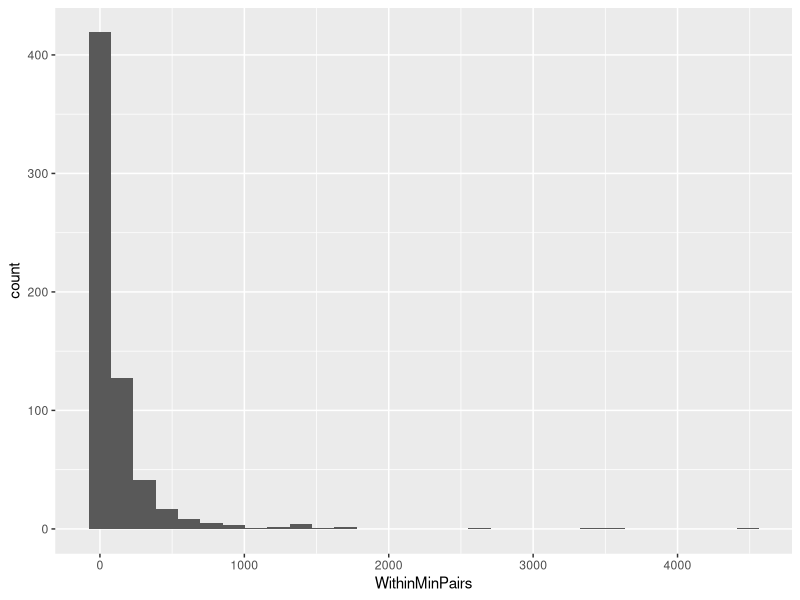
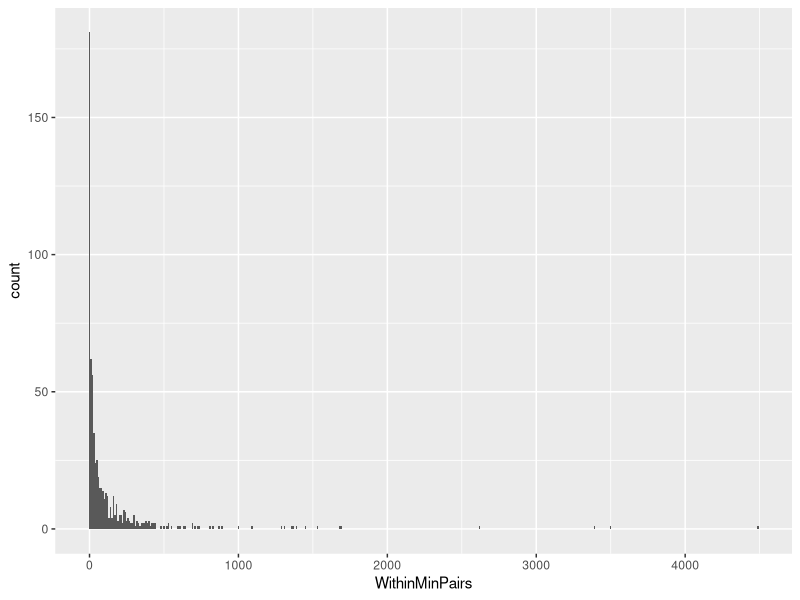
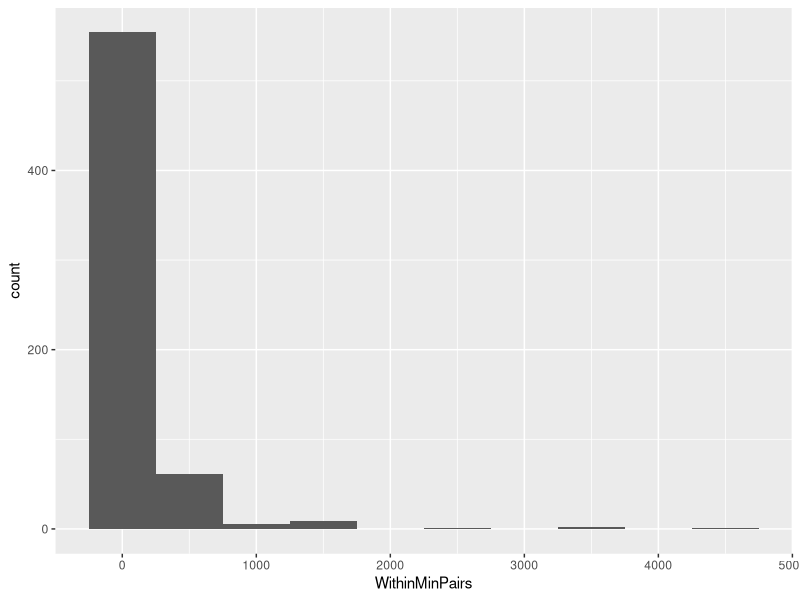
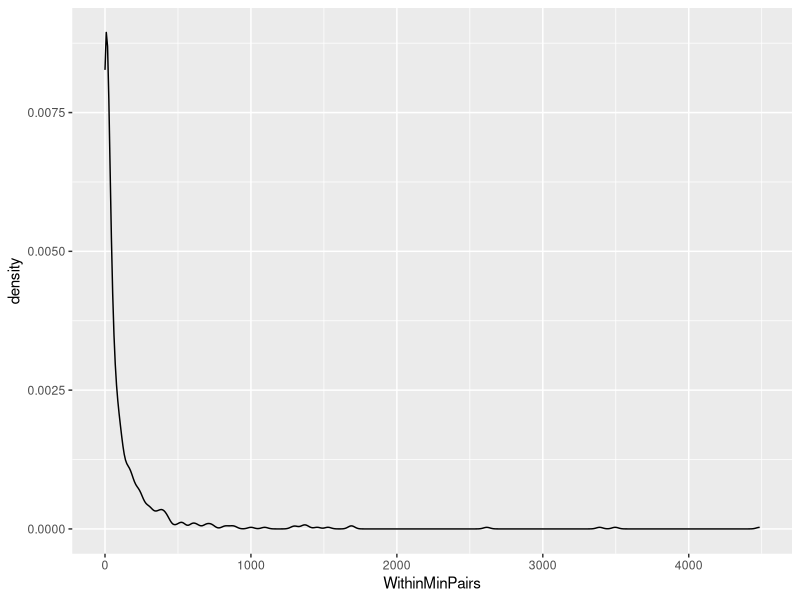
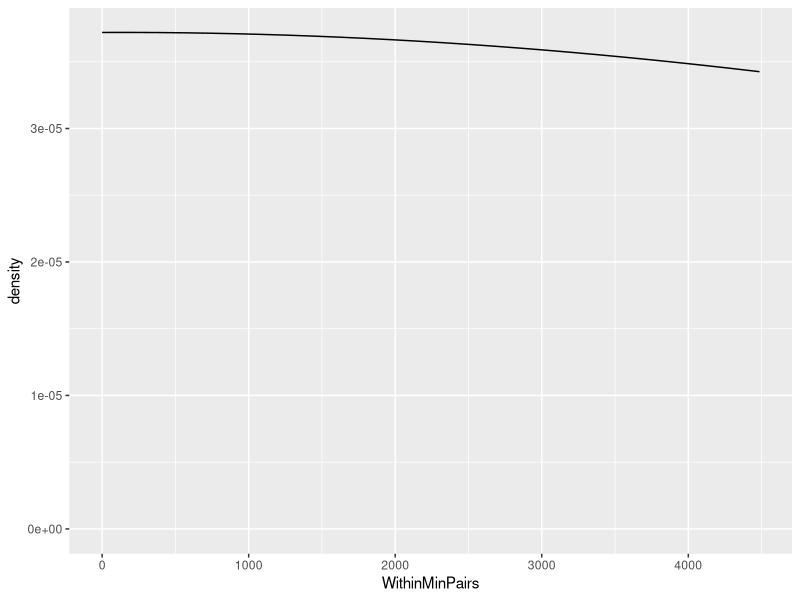
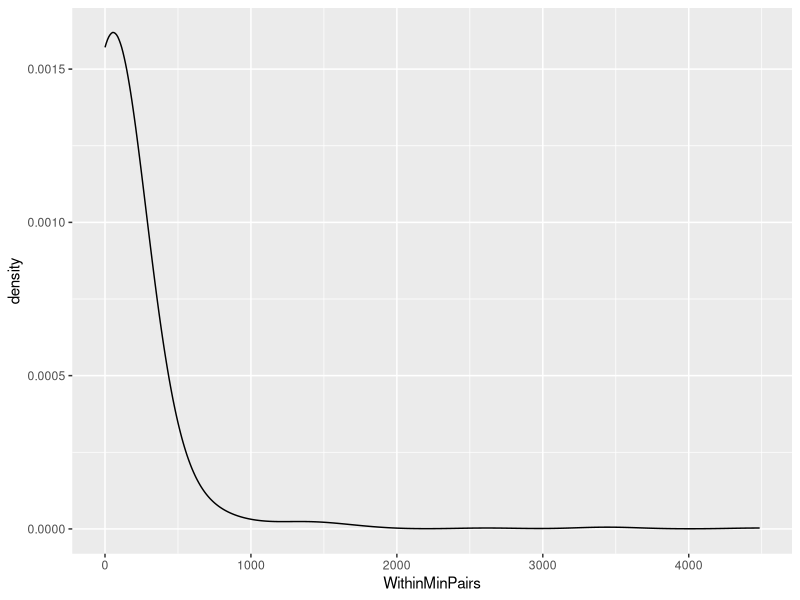
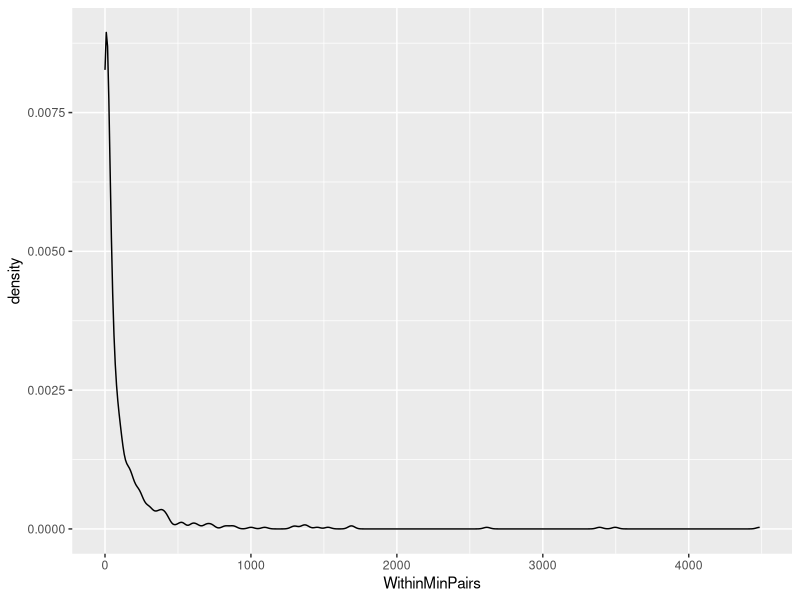
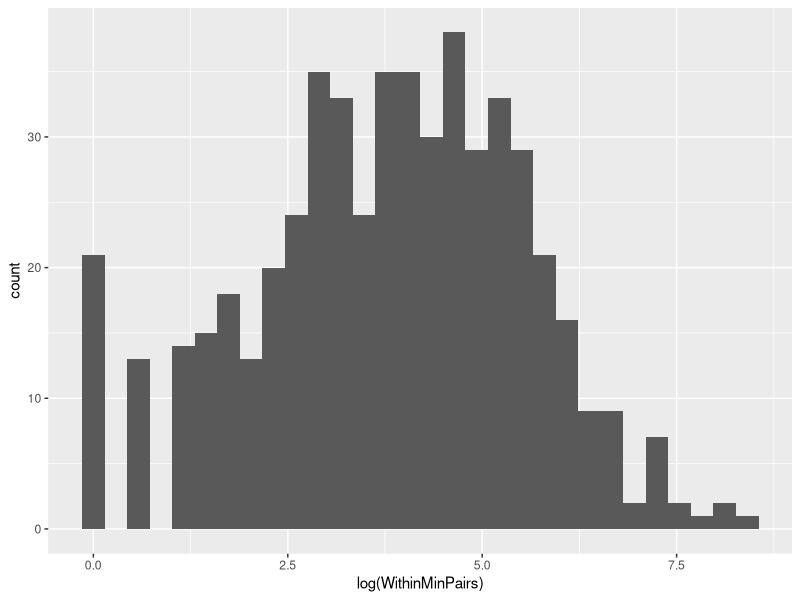

The R script that drew these images, in order:
## ---- chunk 1
library(tidyverse)
scottdata <- read.csv("scottdata/CognitionPaperFinalData.csv")
scottdata$Merged <- factor(scottdata$Merged, levels = c("Unmerged", "Merged"))
## ---- chunk 2
library(lme4)
scottdata$WithinMinPairs.scaled <- as.numeric(scale(scottdata$WithinMinPairs)) 
scottdata <- mutate(scottdata, HiSegTok.scaled = as.numeric(scale(HiSegTok))) # dplyr way of transforming
glmer1 <- glmer(Merged ~ WithinMinPairs.scaled + HiSegTok.scaled + (1|Corpus), 
                data = scottdata, family = "binomial")
summary(glmer1)

cor1 <- cor.test(scottdata$WithinMinPairs, scottdata$BetweenMinPairs)
summary(cor1)
print(cor1)
cor1

## ---- chunk 3
ggplot(scottdata, aes(WithinMinPairs)) + geom_histogram()
ggplot(scottdata, aes(WithinMinPairs)) + geom_histogram(binwidth = 10)
ggplot(scottdata, aes(WithinMinPairs)) + geom_histogram(binwidth = 500)

ggplot(scottdata, aes(WithinMinPairs)) + geom_density()
ggplot(scottdata, aes(WithinMinPairs)) + geom_density(adjust = 500)
ggplot(scottdata, aes(WithinMinPairs)) + geom_density(adjust = 10)
ggplot(scottdata, aes(WithinMinPairs)) + geom_density(adjust = 1)

## ---- chunk 4
ggplot(scottdata, aes(log(WithinMinPairs))) + geom_histogram()
ggplot(scottdata, aes(log(WithinMinPairs + .2))) + geom_histogram()

## ---- chunk 5
ggplot(scottdata, aes(log(WithinMinPairs + .2))) + geom_density(aes(color = Corpus))
ggplot(scottdata, aes(log(WithinMinPairs + .2))) + geom_density(aes(fill = Corpus), alpha = .5)
ggplot(scottdata, aes(log(WithinMinPairs + .2))) + geom_density(aes(linetype = Corpus))

ggplot(scottdata, aes(Corpus, log(WithinMinPairs + .2))) + geom_boxplot()

## ---- chunk 6
minpair.means <- group_by(scottdata, Corpus) %>% 
  summarize(mean.within = mean(WithinMinPairs), 
            mean.between = mean(BetweenMinPairs))
minpair.means

plot1 <- ggplot(minpair.means, aes(Corpus, mean.within)) + geom_bar(stat = "identity")

## ---- chunk 7
minpair.means.bycorpus <- group_by(scottdata, Corpus, Merged) %>% 
  summarize(mean.within = mean(WithinMinPairs), 
            mean.between = mean(BetweenMinPairs))
minpair.means.bycorpus

plot2 <- ggplot(minpair.means.bycorpus, aes(Corpus, mean.within)) + geom_bar(stat = "identity", aes(fill = Merged), position = "dodge") + scale_fill_manual(values = c("firebrick", "steelblue")) # scale_fill_brewer(palette = "Set1")

## ---- chunk 8
pdf("some_cool_plots.pdf")
print(plot1)
print(plot2)
dev.off()


## ---- chunk 9

